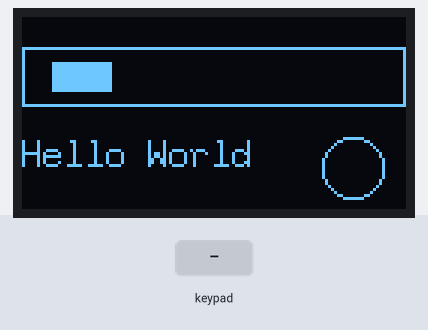
This sketch was run on a simulated Arduino Uno, built with avr-gcc and run on an emulated ATmega328P. Parts: 128×64 one-colour display. Inputs (shaded band) come from the test bench. What the sketch prints to the serial monitor is not drawn.

Above: at 1.2 s.
1.3 s: keypad keys 5 4 3 2 # pressed 0.4 s apart
At 4.1 s:
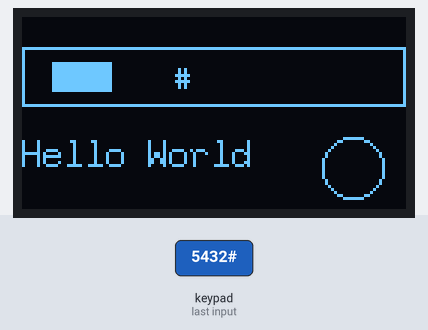
5.1 s: key 'A' pressed
At 5.7 s:
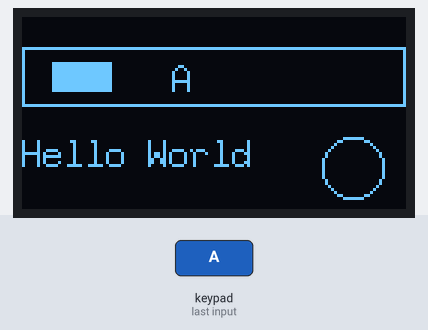
6.8 s: key '*' pressed
At 7.3 s:
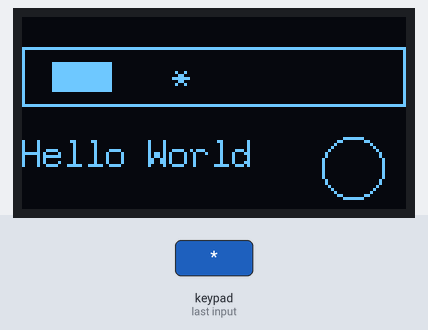
8.5 s: keypad keys 9 8 7 6 D pressed 0.4 s apart
At 11.3 s:
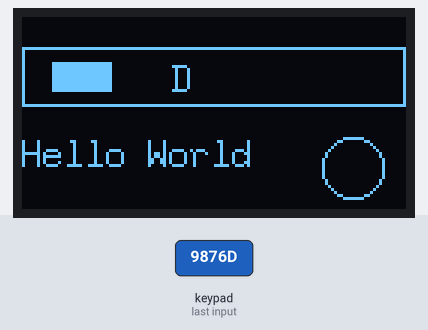
Timing chart, 0 to 12.8 s (numbered marks = the images above; inputs shaded):
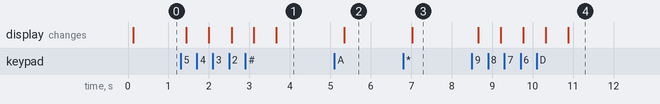

Measured:
- after the input at 1.3 s, the display: first changes after 0.14 s (image 1 shows a later state)
- after the input at 5.1 s, the display: changes after 0.24 s (image 2)
- after the input at 6.8 s, the display: changes after 0.22 s (image 3)
- after the input at 8.5 s, the display: first changes after 0.15 s (image 4 shows a later state)

The sketch:

partOne.ino
```cpp
#include "U8glib.h"
#include <Keypad.h>

U8GLIB_SSD1306_128X64 u8g; // Create an instant of OLED display
char szMesg;               // Create variable to print when a key is pressed

// Global variable declarations
const uint8_t ROWS = 4;
const uint8_t COLS = 4;
char keys[ROWS][COLS] = {
    {'1', '2', '3', 'A'},
    {'4', '5', '6', 'B'},
    {'7', '8', '9', 'C'},
    {'*', '0', '#', 'D'}};

uint8_t colPins[COLS] = {5, 4, 3, 2}; // Pins connected to C1, C2, C3, C4
uint8_t rowPins[ROWS] = {9, 8, 7, 6}; // Pins connected to R1, R2, R3, R4

Keypad keypad = Keypad(makeKeymap(keys), rowPins, colPins, ROWS, COLS);

void setup()
{
    // put your setup code here, to run once:
    Serial.begin(9600);         //
    u8g.setFont(u8g_font_7x13); // set the font for text
    u8g.setColorIndex(1);       // set the display colour to white - can be done inside or outside the picture loop
}

void loop()
{
    // put your main code here, to run repeatedly:
    char key = keypad.getKey(); // Get keypad input

    // *** START TEST CODE FOR KEYPAD *** //
    // If key is entered, print key in serial monitor
    if (key != NO_KEY)
    {
        Serial.println(key);
        szMesg = key;
    }
    // *** END TEST CODE FOR KEYPAD *** //

    // Start picture loop for GLCD
    u8g.firstPage(); // marks the beginning of the picture loop for the GLCD

    do
    {

        // *** START TEST CODE FOR GLCD DISPLAY *** //
        // NOTE: (X,Y) position is the lower left corner of the first char of the string
        // NOTE: drawing functions below must be inside the picture loop

        u8g.setColorIndex(1); // set the display colour to white - can be done inside or outside the picture loop

        u8g.drawStr(0, 50, "Hello World"); // Y position = 5 < height of text so cannot see the txt fully.

        u8g.drawFrame(0, 10, 128, 20); // draw frame at (0,10) with width = 128, height = 20
        u8g.drawBox(10, 15, 20, 10);   // draw box at (10,15) with with = 20, height = 10
        u8g.drawCircle(110, 50, 10);   // draw circle with centre at (110,50) and radius = 20

        //Print the last key pressed
        u8g.setPrintPos(50, 25); // set the print position on display
        u8g.print(szMesg);       // Use print instead of drawstr for data types other than strings - Why does this only appears for a short time?

        u8g.setColorIndex(0);  // change the colour to black
        u8g.drawPixel(15, 18); // draw a pixel at (15,18) with the colour black

        // *** END TEST CODE FOR GLCD DISPLAY *** //

    } while (u8g.nextPage()); // marks the end of the body of the picture loop
}
```
